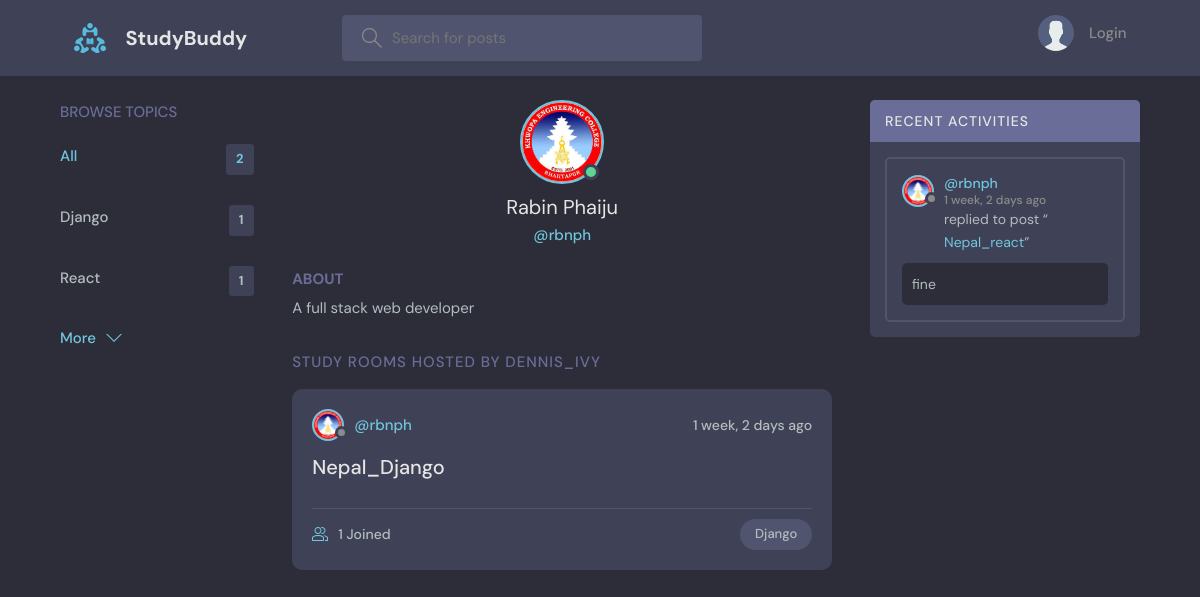
Before: /accounts/profile/1/ with the older database file.
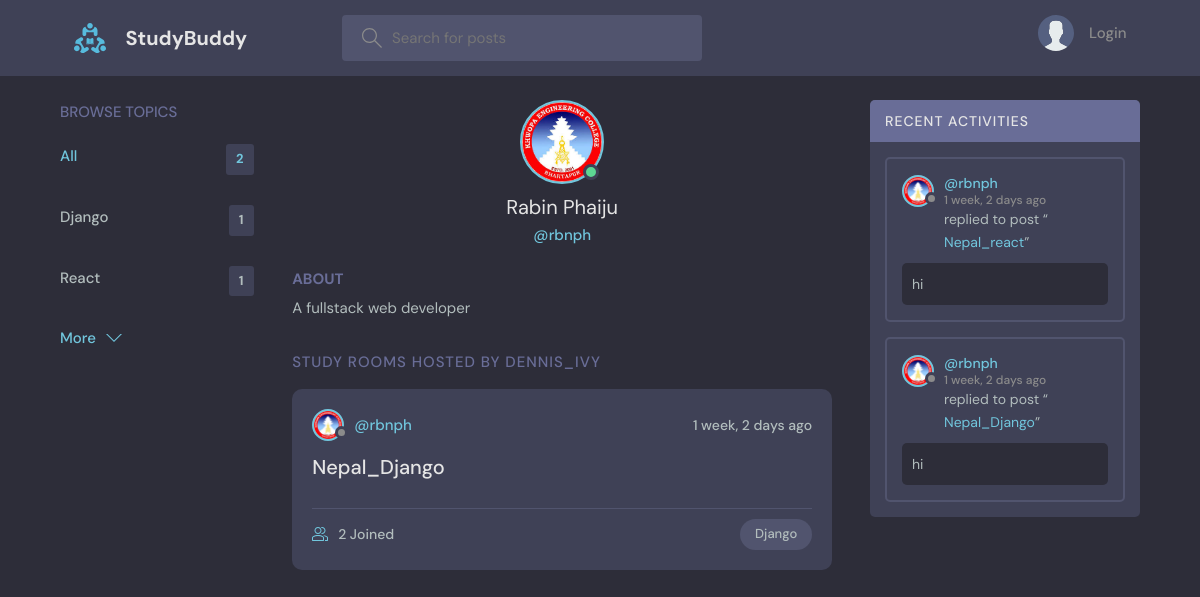
After: the same page with the newer database file.
### room/models.py (models this page shows, shortened)
class Topic(models.Model):
    name = models.CharField(max_length=200)

class Room(models.Model):
    host = models.ForeignKey(User, on_delete=models.SET_NULL, null=True)
    topic = models.ForeignKey(Topic, on_delete=models.SET_NULL, null=True)
    name = models.CharField(max_length=200)
    description = models.TextField(null=True, blank=True)
    participants = models.ManyToManyField(
        User, related_name='participants', blank=True)
    updated = models.DateTimeField(auto_now=True)
    created = models.DateTimeField(auto_now_add=True)
    class Meta:
        ordering = ['-updated', '-created']
    def __str__(self):
        return self.name

class Message(models.Model):
    user = models.ForeignKey(User, on_delete=models.CASCADE)
    room = models.ForeignKey(Room, on_delete=models.CASCADE)
    body = models.TextField()
    updated = models.DateTimeField(auto_now=True)
    created = models.DateTimeField(auto_now_add=True)
    class Meta:
        ordering = ['-updated', '-created']

### base/models.py (models this page shows)
class User(AbstractUser):
    name = models.CharField(max_length=200, null=True)
    username = models.CharField(max_length=100,null=True)
    email = models.EmailField(unique=True, null=True)
    bio = models.TextField(null=True)
    avatar = models.ImageField(null=True, default="avatar.svg")
    USERNAME_FIELD = 'email'
    REQUIRED_FIELDS = ['username']

### base/views.py (the view)
# urls.py: path('profile/<str:pk>/', views.userProfile, name="user-profile"),
def userProfile(request, pk):
    user = User.objects.get(id=pk)
    rooms = user.room_set.all()
    room_messages = user.message_set.all()
    topics = Topic.objects.all()
    context = {'user': user, 'rooms': rooms,
               'room_messages': room_messages, 'topics': topics}
    return render(request, 'base/profile.html', context)

### base/templates/base/profile.html (shortened to what this page needs)
{% extends 'main.html' %}
{% block content %}
<main class="profile-page layout layout--3">
  <div class="container">
    {% include 'room/topics_component.html' %}
    <div class="roomList">
      <div class="profile">
        <div class="profile__avatar">
          <div class="avatar avatar--large active">
            <img src="{{user.avatar.url}}" />
          </div>
        </div>
        <div class="profile__info">
          <h3>{{user.name}}</h3>
          <p>@{{user.username}}</p>
        </div>
        <div class="profile__about">
          <h3>About</h3>
          <p>
            {{user.bio}}
          </p>
        </div>
      </div>
      <div class="roomList__header">
        <div>
          <h2>Study Rooms Hosted by dennis_ivy</a>
          </h2>
        </div>
      </div>
      {% include 'room/feed_component.html' %}
    </div>
    {% include 'room/activity_component.html' %}
  </div>
</main>
{% endblock content %}

### room/templates/room/topics_component.html
<div class="topics">
    <div class="topics__header">
        <h2>Browse Topics</h2>
    </div>
    <ul class="topics__list">
        <li>
            <a href="{% url 'home' %}" class="active">All <span>{{topics.count}}</span></a>
        </li>
        {% for topic in topics %}
        <li>
            <a href="{% url 'home' %}?q={{topic.name}}">{{topic.name}}<span>{{topic.room_set.all.count}}</span></a>
        </li>
        {% endfor %}
    </ul>
    <a class="btn btn--link" href="{% url 'topics' %}">
        More
        <svg version="1.1" xmlns="http://www.w3.org/2000/svg" width="32" height="32" viewBox="0 0 32 32">
            <title>chevron-down</title>
            <path d="M16 21l-13-13h-3l16 16 16-16h-3l-13 13z"></path>
        </svg>
    </a>
</div>

### room/templates/room/feed_component.html (shortened to what this page needs)
{% for room in rooms %}
<div class="roomListRoom">
    <div class="roomListRoom__header">
        <a href="{% url 'user-profile' room.host.id %}" class="roomListRoom__author">
            <div class="avatar avatar--small">
                <img src="{{room.host.avatar.url}}" />
            </div>
            <span>@{{room.host.username}}</span>
        </a>
        <div class="roomListRoom__actions">
            <span>{{room.created|timesince}} ago</span>
        </div>
    </div>
    <div class="roomListRoom__content">
        <a href="{% url 'room' room.id %}">{{room.name}}</a>
    </div>
    <div class="roomListRoom__meta">
        <a href="{% url 'room' room.id %}" class="roomListRoom__joined">
            {{room.participants.all.count}} Joined
        </a>
        <p class="roomListRoom__topic">{{room.topic.name}}</p>
    </div>
</div>
{% endfor %}

### room/templates/room/activity_component.html (shortened to what this page needs)
<div class="activities">
    <div class="activities__header">
        <h2>Recent Activities</h2>
    </div>
    {% for message in room_messages %}
    <div class="activities__box">
        <div class="activities__boxHeader roomListRoom__header">
            <a href="{% url 'user-profile' message.user.id %}" class="roomListRoom__author">
                <div class="avatar avatar--small">
                    <img src="{{message.user.avatar.url}}" />
                </div>
                <p>
                    @{{message.user.username}}
                    <span>{{message.created|timesince}} ago</span>
                </p>
            </a>
        </div>
        <div class="activities__boxContent">
            <p>replied to post “<a href="{% url 'room' message.room.id %}">{{message.room}}</a>”</p>
            <div class="activities__boxRoomContent">{{message.body}}</div>
        </div>
    </div>
    {% endfor %}
</div>

Changed rows visible on the page:
no longer on this page (row edited): Message: user.avatar (picture), user.username "rbnph", created "1 week, 2 days", room "Nepal_react", body "fine"
changed User "Rabin Phaiju": bio "A full stack web developer" → "A fullstack web developer"
changed Room "Nepal_Django": participants.all.count "1" → "2"
added Message: user.avatar (picture), user.username "rbnph", created "1 week, 2 days", room "Nepal_react", body "hi"
now on this page (row edited): Message: user.avatar (picture), user.username "rbnph", created "1 week, 2 days", room "Nepal_Django", body "hi"
